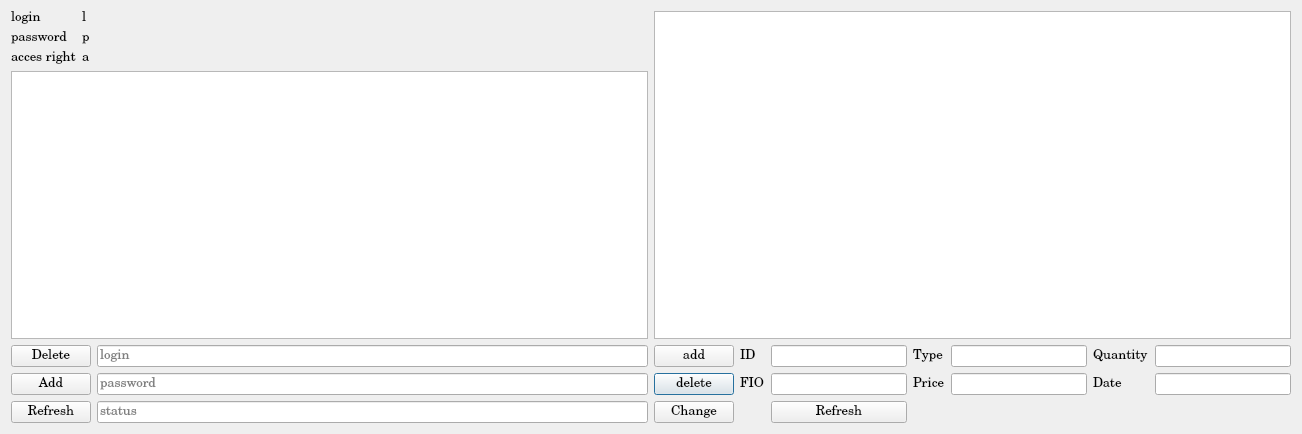
<?xml version="1.0" encoding="UTF-8"?>
<ui version="4.0">
 <class>UserWindow</class>
 <widget class="QDialog" name="UserWindow">
  <property name="geometry">
   <rect>
    <x>0</x>
    <y>0</y>
    <width>1302</width>
    <height>434</height>
   </rect>
  </property>
  <property name="windowTitle">
   <string>Dialog</string>
  </property>
  <layout class="QHBoxLayout" name="horizontalLayout">
   <item>
    <layout class="QGridLayout" name="gridLayout_4">
     <item row="0" column="1">
      <layout class="QGridLayout" name="gridLayout_3">
       <item row="0" column="1">
        <widget class="QTableView" name="tableDB">
         <property name="font">
          <font>
           <family>Century</family>
           <pointsize>10</pointsize>
          </font>
         </property>
         <property name="locale">
          <locale language="English" country="UnitedStates"/>
         </property>
         <property name="showGrid">
          <bool>true</bool>
         </property>
         <attribute name="verticalHeaderVisible">
          <bool>false</bool>
         </attribute>
        </widget>
       </item>
       <item row="1" column="1">
        <layout class="QGridLayout" name="gridLayout">
         <item row="0" column="6">
          <widget class="QLineEdit" name="lineEdit_count">
           <property name="font">
            <font>
             <family>Century</family>
             <pointsize>10</pointsize>
            </font>
           </property>
          </widget>
         </item>
         <item row="1" column="4">
          <widget class="QLineEdit" name="lineEdit_price">
           <property name="font">
            <font>
             <family>Century</family>
             <pointsize>10</pointsize>
            </font>
           </property>
          </widget>
         </item>
         <item row="1" column="2">
          <widget class="QLineEdit" name="lineEdit_fio">
           <property name="font">
            <font>
             <family>Century</family>
             <pointsize>10</pointsize>
            </font>
           </property>
          </widget>
         </item>
         <item row="1" column="3">
          <widget class="QLabel" name="labelPrice">
           <property name="font">
            <font>
             <family>Century</family>
             <pointsize>10</pointsize>
            </font>
           </property>
           <property name="text">
            <string>Price</string>
           </property>
          </widget>
         </item>
         <item row="0" column="5">
          <widget class="QLabel" name="labelCount">
           <property name="font">
            <font>
             <family>Century</family>
             <pointsize>10</pointsize>
            </font>
           </property>
           <property name="text">
            <string>Quantity</string>
           </property>
          </widget>
         </item>
         <item row="1" column="6">
          <widget class="QLineEdit" name="lineEdit_date">
           <property name="font">
            <font>
             <family>Century</family>
             <pointsize>10</pointsize>
            </font>
           </property>
          </widget>
         </item>
         <item row="1" column="0">
          <widget class="QPushButton" name="pushButtonDel">
           <property name="font">
            <font>
             <family>Century</family>
             <pointsize>10</pointsize>
            </font>
           </property>
           <property name="text">
            <string>delete</string>
           </property>
          </widget>
         </item>
         <item row="0" column="0">
          <widget class="QPushButton" name="pushButtonAdd">
           <property name="font">
            <font>
             <family>Century</family>
             <pointsize>10</pointsize>
            </font>
           </property>
           <property name="text">
            <string>add</string>
           </property>
          </widget>
         </item>
         <item row="1" column="1">
          <widget class="QLabel" name="labelFIO">
           <property name="font">
            <font>
             <family>Century</family>
             <pointsize>10</pointsize>
            </font>
           </property>
           <property name="text">
            <string>FIO</string>
           </property>
          </widget>
         </item>
         <item row="0" column="1">
          <widget class="QLabel" name="labelID">
           <property name="font">
            <font>
             <family>Century</family>
             <pointsize>10</pointsize>
            </font>
           </property>
           <property name="text">
            <string>ID</string>
           </property>
          </widget>
         </item>
         <item row="0" column="3">
          <widget class="QLabel" name="labelType">
           <property name="font">
            <font>
             <family>Century</family>
             <pointsize>10</pointsize>
            </font>
           </property>
           <property name="text">
            <string>Type</string>
           </property>
          </widget>
         </item>
         <item row="1" column="5">
          <widget class="QLabel" name="label_Date">
           <property name="font">
            <font>
             <family>Century</family>
             <pointsize>10</pointsize>
            </font>
           </property>
           <property name="text">
            <string>Date</string>
           </property>
          </widget>
         </item>
         <item row="0" column="2">
          <widget class="QLineEdit" name="lineEdit_id">
           <property name="font">
            <font>
             <family>Century</family>
             <pointsize>10</pointsize>
            </font>
           </property>
          </widget>
         </item>
         <item row="0" column="4">
          <widget class="QLineEdit" name="lineEdit_type">
           <property name="font">
            <font>
             <family>Century</family>
             <pointsize>10</pointsize>
            </font>
           </property>
          </widget>
         </item>
         <item row="2" column="0">
          <widget class="QPushButton" name="pushButtonChange">
           <property name="font">
            <font>
             <family>Century</family>
             <pointsize>10</pointsize>
            </font>
           </property>
           <property name="text">
            <string>Change</string>
           </property>
          </widget>
         </item>
         <item row="2" column="2">
          <widget class="QPushButton" name="pushButton_reload">
           <property name="font">
            <font>
             <family>Century</family>
             <pointsize>10</pointsize>
            </font>
           </property>
           <property name="text">
            <string>Refresh</string>
           </property>
          </widget>
         </item>
        </layout>
       </item>
       <item row="0" column="0">
        <layout class="QFormLayout" name="formLayout">
         <item row="3" column="0">
          <widget class="QLabel" name="label_3">
           <property name="font">
            <font>
             <family>Century</family>
             <pointsize>10</pointsize>
             <weight>50</weight>
             <bold>false</bold>
            </font>
           </property>
           <property name="text">
            <string>login</string>
           </property>
          </widget>
         </item>
         <item row="4" column="0">
          <widget class="QLabel" name="label_4">
           <property name="font">
            <font>
             <family>Century</family>
             <pointsize>10</pointsize>
             <weight>50</weight>
             <bold>false</bold>
            </font>
           </property>
           <property name="text">
            <string>password</string>
           </property>
          </widget>
         </item>
         <item row="5" column="0">
          <widget class="QLabel" name="label">
           <property name="font">
            <font>
             <family>Century</family>
             <pointsize>10</pointsize>
             <weight>50</weight>
             <bold>false</bold>
            </font>
           </property>
           <property name="text">
            <string>acces right</string>
           </property>
          </widget>
         </item>
         <item row="5" column="1">
          <widget class="QLabel" name="LabelAccessRight">
           <property name="font">
            <font>
             <family>Century</family>
             <pointsize>10</pointsize>
             <weight>50</weight>
             <bold>false</bold>
            </font>
           </property>
           <property name="text">
            <string>a</string>
           </property>
          </widget>
         </item>
         <item row="6" column="0" colspan="2">
          <widget class="QTableView" name="tableView_pass"/>
         </item>
         <item row="3" column="1">
          <widget class="QLabel" name="LabelPassword">
           <property name="font">
            <font>
             <family>Century</family>
             <pointsize>10</pointsize>
             <weight>50</weight>
             <bold>false</bold>
            </font>
           </property>
           <property name="text">
            <string>l</string>
           </property>
          </widget>
         </item>
         <item row="4" column="1">
          <widget class="QLabel" name="LabelLogin">
           <property name="font">
            <font>
             <family>Century</family>
             <pointsize>10</pointsize>
             <weight>50</weight>
             <bold>false</bold>
            </font>
           </property>
           <property name="text">
            <string>p</string>
           </property>
          </widget>
         </item>
        </layout>
       </item>
       <item row="1" column="0">
        <layout class="QGridLayout" name="gridLayout_2">
         <item row="0" column="1">
          <widget class="QLineEdit" name="lineEdit_login">
           <property name="font">
            <font>
             <family>Century</family>
             <pointsize>10</pointsize>
            </font>
           </property>
           <property name="text">
            <string/>
           </property>
           <property name="placeholderText">
            <string>login</string>
           </property>
          </widget>
         </item>
         <item row="2" column="0">
          <widget class="QPushButton" name="ref_pass">
           <property name="font">
            <font>
             <family>Century</family>
             <pointsize>10</pointsize>
            </font>
           </property>
           <property name="text">
            <string>Refresh</string>
           </property>
          </widget>
         </item>
         <item row="0" column="0">
          <widget class="QPushButton" name="del_pass">
           <property name="font">
            <font>
             <family>Century</family>
             <pointsize>10</pointsize>
            </font>
           </property>
           <property name="text">
            <string>Delete</string>
           </property>
          </widget>
         </item>
         <item row="1" column="0">
          <widget class="QPushButton" name="add_pass">
           <property name="font">
            <font>
             <family>Century</family>
             <pointsize>10</pointsize>
            </font>
           </property>
           <property name="text">
            <string>Add</string>
           </property>
          </widget>
         </item>
         <item row="1" column="1">
          <widget class="QLineEdit" name="lineEdit_pass">
           <property name="font">
            <font>
             <family>Century</family>
             <pointsize>10</pointsize>
            </font>
           </property>
           <property name="text">
            <string/>
           </property>
           <property name="placeholderText">
            <string>password</string>
           </property>
          </widget>
         </item>
         <item row="2" column="1">
          <widget class="QLineEdit" name="lineEdit_status">
           <property name="font">
            <font>
             <family>Century</family>
             <pointsize>10</pointsize>
            </font>
           </property>
           <property name="text">
            <string/>
           </property>
           <property name="placeholderText">
            <string>status</string>
           </property>
          </widget>
         </item>
        </layout>
       </item>
      </layout>
     </item>
    </layout>
   </item>
  </layout>
 </widget>
 <resources/>
 <connections/>
</ui>
